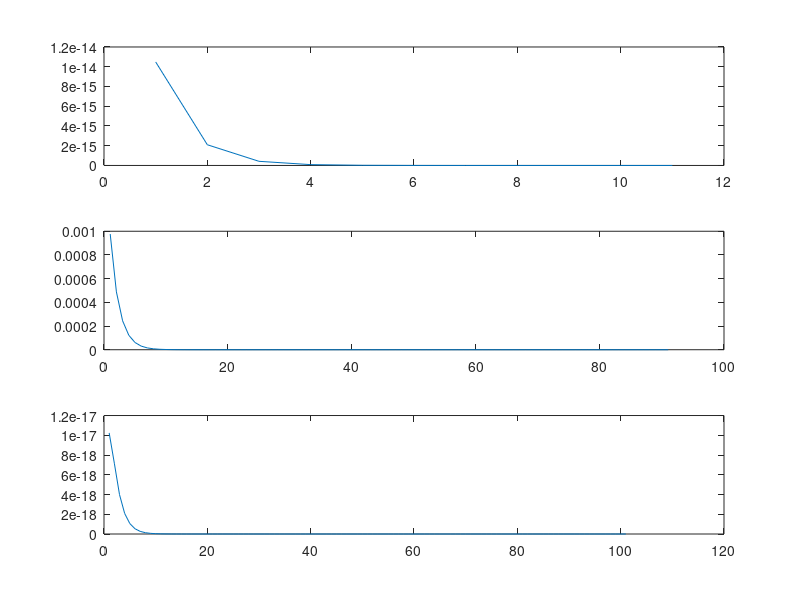

This figure's MATLAB source:
function Assignment()

for i=10:100
   h(i-9)=(1/2)^i 
end
for j=20:30
    x(j-19)=(1/5)^j
end
y=conv(x,h)
subplot(3,1,1)
title('x')
plot(x)
subplot(3,1,2)
title('h')
plot(h)
subplot(3,1,3)
title('y')
plot(y)
end